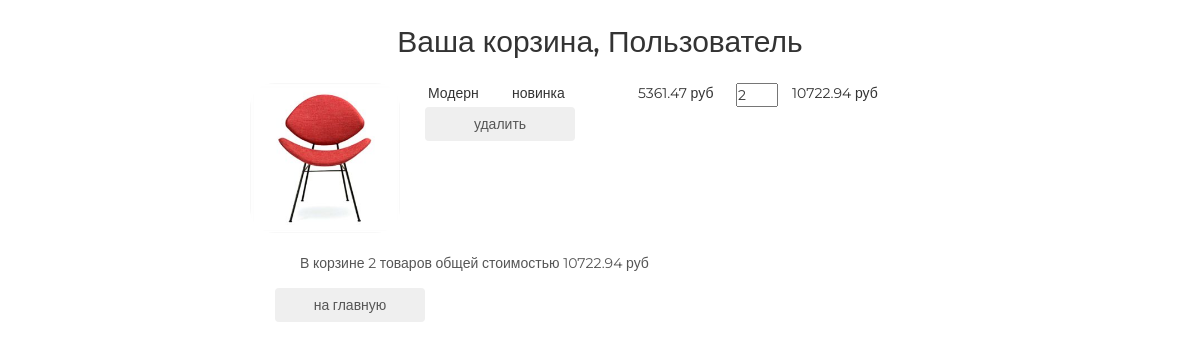
The app's page /basket/ (signed in), older data.
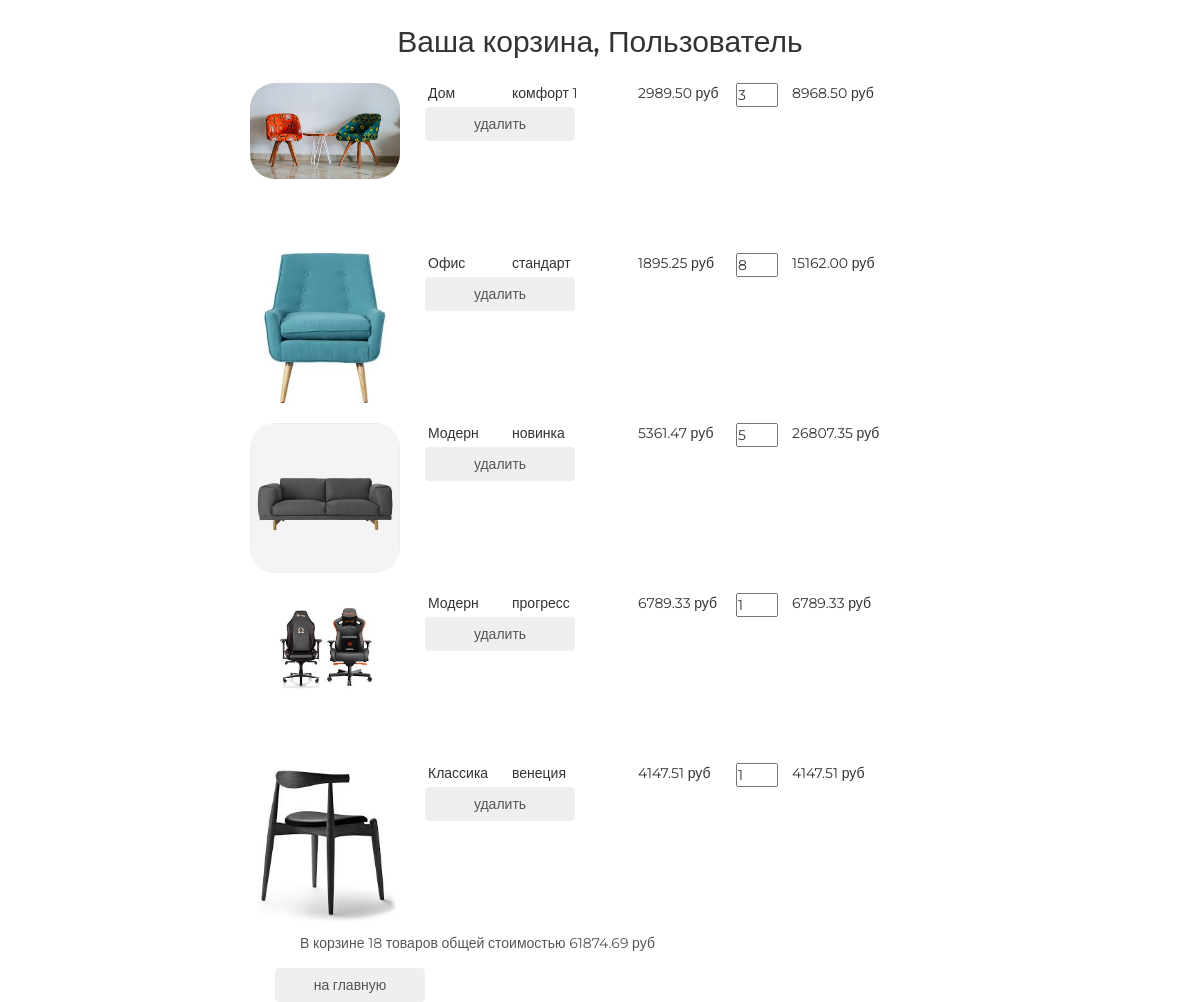
The same page, newer data.
### basketapp/models.py (models this page shows)
class Basket(models.Model):
    user = models.ForeignKey(settings.AUTH_USER_MODEL, on_delete=models.CASCADE, related_name='basket')
    product = models.ForeignKey(Product, on_delete=models.CASCADE)
    quantity = models.PositiveIntegerField(verbose_name='количество', default=0)
    add_datetime = models.DateTimeField(auto_now_add=True, verbose_name='время')
    @property
    def product_cost(self):
        return self.product.price * self.quantity
    @property
    def total_quantity(self):
        _items = Basket.objects.filter(user=self.user)
        _total_quantity = sum(list(map(lambda x: x.quantity, _items)))
        return _total_quantity
    @property
    def total_cost(self):
        _items = Basket.objects.filter(user=self.user)
        _total_cost = sum(list(map(lambda x: x.product_cost, _items)))
        return _total_cost

### mainapp/models.py (models this page shows, shortened)
class Product(models.Model):
    category = models.ForeignKey(ProductCategory, on_delete=models.CASCADE, verbose_name='категория')
    name = models.CharField(max_length=128, verbose_name='название')
    image = models.ImageField(upload_to='products_images', blank=True, verbose_name='картинка')
    short_desc = models.CharField(max_length=120, verbose_name='краткое описание', )
    description = models.TextField(verbose_name='описание', blank=True)
    price = models.DecimalField(max_digits=8, decimal_places=2, default=0, verbose_name='цена', )
    quantity = models.PositiveSmallIntegerField(default=0, verbose_name='количество на скалде')
    is_active = models.BooleanField(default=True, verbose_name='продукт активен')

class ProductCategory(models.Model):
    name = models.CharField(max_length=64, unique=True, verbose_name='имя')
    description = models.TextField(verbose_name='описание')
    is_active = models.BooleanField(default=True, verbose_name='активна')

### authapp/models.py (models this page shows, shortened)
class ShopUser(AbstractUser):
    avatar = models.ImageField(upload_to='users_avatar', blank=True, verbose_name='аватар')
    age = models.PositiveSmallIntegerField(verbose_name='возраст')
    activation_key = models.CharField(max_length=128, blank=True)
    activation_key_expires = models.DateTimeField(default=(now() + timedelta(hours=48)))

### basketapp/views.py (the view)
# urls.py: path('', basketapp.basket, name='view'),
@login_required
def basket(request):
    title = 'корзина'
    basket_items = Basket.objects.filter(user=request.user).order_by('product__category')
    content = {'title': title, 'basket_items': basket_items}
    return render(request, 'basketapp/basket.html', content)

### mainapp/context_processors.py (called while the page is built)
def basket(request):
    basket_item = []
    if request.user.is_authenticated:
        basket_item = Basket.objects.filter(user=request.user)
    return {'basket': basket_item}

### basketapp/templates/basketapp/basket.html
{% extends 'basketapp/base.html' %}
{% load static %}
{% block content %}
    <div class="basket_list">
    {% include 'basketapp/includes/inc_basket_list.html' %}
    </div>
        <button class="btn btn-round">
            <a href="{% url 'main' %}">на главную</a>
        </button>
{% endblock %}

### basketapp/templates/basketapp/base.html (shortened to what this page needs)
<!DOCTYPE html>
{% load static %}
<html>
<head>
    {% block css %}
        <link rel="stylesheet" href="{% static 'css/bootstrap.min.css' %}">
        <link rel="stylesheet" href="{% static 'css/style.css' %}">
        <link rel="stylesheet" href="{% static 'fonts/font-awesome/css/font-awesome.css' %}">
    {% endblock %}
</head>
<body>
<div class="basket_container">
    <div class="h2 text-center head">
        Ваша корзина,
        {% if user.first_name %}
            {{ user.first_name|title }}
        {% else %}
            Пользователь
        {% endif %}
    </div>
    {% block content %}
    {% endblock %}
</div>
</body>
</html>

### basketapp/templates/basketapp/includes/inc_basket_list.html
{% for item in basket_items %}
    <div class="basket_record">
        <img src="/media/{{ item.product.image }}" alt="{{ item.product.short_desc }}">
        <span class="category_name">{{ item.product.category.name }}</span>
        <span class="product_name">{{ item.product.name }}</span>
        <span class="product_price">{{ item.product.price }}&nbsp;руб</span>
        <input type="number" name="{{ item.pk }}" min="0" value="{{ item.quantity }}">
        <span class="product_cost">{{ item.product_cost }}&nbsp;руб</span>
        <button class="btn btn-round button-remove" data-pk="{{ item.pk }}">
            <a href="#" class="">
                удалить
            </a>
        </button>
    </div>
{% endfor %}
{% if basket_items %}
    <div class="basket_summary">
        В корзине {{ basket_items.0.total_quantity }} товаров общей стоимостью
        {{ basket_items.0.total_cost }} руб
    </div>
{% endif %}

### static/css/style.css (style rules this page uses)
* { margin: 0; padding: 0; }
body { font-family: 'Montserrat', sans-serif; }
html, body { height: 100%; }
.basket_container { margin: 25px auto; width: 700px; }
.basket_list input[type="number"] { width: 3em; position: relative; display: block; float: left; }
.basket_list span.category_name { margin-left: 2em; width: 5em; position: relative; display: block; float: left; }
.basket_list span.product_name { margin-left: 1em; width: 8em; position: relative; display: block; float: left; }
.basket_list span.product_price { margin-left: 1em; width: 7em; position: relative; display: block; float: left; }
.basket_list span.product_cost { margin-left: 1em; width: 7em; position: relative; display: block; float: left; }
.basket_list .basket_record { position: relative; display: block; height: 170px; float: none; }
.basket_container .head { margin: 25px auto; }
.basket_container button { margin-left: 25px; width: 150px; display: block; float: left; }
.basket_container button a { text-decoration: none; color: #555; }
.basket_container img { display: block; float: left; width: 150px; border-radius: 25px; }
.basket_container .basket_summary { display: block; margin-left: 50px; margin-bottom: 15px; color: #555; }

Row changes from the older to the newer data that the page shows:
removed Basket: product.image (picture), product.category.name "Модерн", product.name "новинка", product.price "5361.47", quantity "2", product_cost "10722.94", user+quantity "2", user+product+quantity "10722.94"
added Basket: product.image (picture), product.category.name "Дом", product.name "комфорт 1", product.price "2989.50", quantity "3", product_cost "8968.50", user+quantity "18", user+product+quantity "61874.69"
added Basket: product.image (picture), product.category.name "Офис", product.name "стандарт", product.price "1895.25", quantity "8", product_cost "15162.00"
added Basket: product.image (picture), product.category.name "Модерн", product.name "новинка", product.price "5361.47", quantity "5", product_cost "26807.35"
added Basket: product.image (picture), product.category.name "Модерн", product.name "прогресс", product.price "6789.33", quantity "1", product_cost "6789.33"
added Basket: product.image (picture), product.category.name "Классика", product.name "венеция", product.price "4147.51", quantity "1", product_cost "4147.51"
